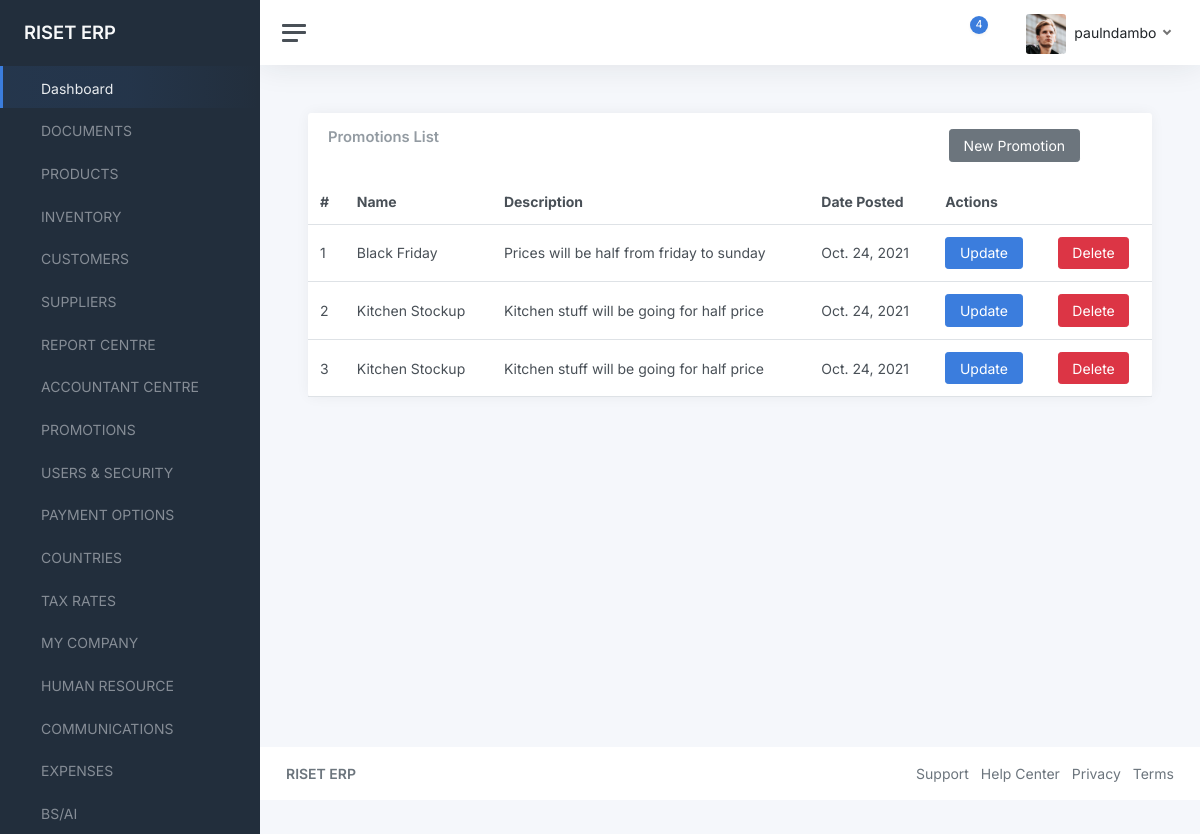
The app's page /promotions/ (signed in) with its own data.
### accounts/models.py (models this page shows, shortened)
class User(AbstractBaseUser, PermissionsMixin):
    email = models.EmailField(_('email address'), unique=True)
    username = models.CharField(_('Username'), max_length=200,unique=True)
    first_name = models.CharField(_('first name'), max_length=30, blank=True)
    last_name = models.CharField(_('last name'), max_length=30, blank=True)
    date_joined = models.DateTimeField(_('date joined'), auto_now_add=True)
    is_active = models.BooleanField(_('active'), default=True)
    is_admin = models.BooleanField(_('is_admin'), default=False)
    objects = UserManager()
    USERNAME_FIELD = 'username'
    REQUIRED_FIELDS = ['email']
    class Meta:
        verbose_name = _('user')
        verbose_name_plural = _('users')

### data/models.py (models this page shows, shortened)
class Promotion(models.Model):
    name = models.CharField(max_length=200)
    description = models.TextField(blank=True, null=True)
    date_posted = models.DateField(default=timezone.now)
    date_updated = models.DateField(auto_now=True)

### data/views.py (the view)
# urls.py: path("promotions/", views.promotions, name="promotions"),
@login_required(login_url='/login')
def promotions(request):
    promotions = Promotion.objects.all()
    context = {
        "promotions": promotions
    }
    return render(request, "data/promotions.html", context)

### data/templates/data/promotions.html
{% extends "component-base.html" %}
{% block content %}
<main class="content">
	<div class="container-fluid p-0">
		<div class="row">
			<div class="col-12 col-lg-12 col-xxl-12 d-flex">
				<div class="card flex-fill">
					<div class="card-header">
						<div class="row">
							<div class="col-9">
								<h5 class="card-title mb-0">Promotions List</h5>
							</div>
							<div class="col-3">
								<a href="{% url 'new-promotion' %}" class="btn btn-secondary">New Promotion</a>
							</div>
						</div>
					</div>
					<table class="table table-hover my-0">
						<thead>
							<tr>
                <th>#</th>
								<th>Name</th>
								<th>Description</th>
                <th>Date Posted</th>
                <th colspan="2">Actions</th>
							</tr>
						</thead>
						<tbody>
{% for promotion in promotions %}
							<tr>
                <td>{{promotion.id}}</td>
								<td>{{promotion.name}}</td>
                <td>{{promotion.description}}</td>
                <td>{{promotion.date_posted}}</td>
								<td>
                  <a href="#" class="btn btn-primary">Update</a>
                </td>
								<td>
                  <a href="#" class="btn btn-danger">Delete</a>
                </td>
							</tr>
{% endfor %}
						</tbody>
					</table>
				</div>
			</div>
		</div>
	</div>
</main>
{% endblock content %}

### templates/component-base.html (shortened to what this page needs)
{% load static %}
<!DOCTYPE html>
<html lang="en">
<head>
	<link href="{% static 'admin/css/app.css' %}" rel="stylesheet">
</head>
<body>
	<div class="wrapper">
		<nav id="sidebar" class="sidebar js-sidebar">
			<div class="sidebar-content js-simplebar">
				<a class="sidebar-brand" href="{% url 'dashboard' %}">
          <span class="align-middle">RISET ERP</span>
        </a>
				<ul class="sidebar-nav">
					<li class="sidebar-item active">
						<a class="sidebar-link" href="{% url 'dashboard' %}">
               <span class="align-middle">Dashboard</span>
            </a>
					</li>
					<li class="sidebar-item">
						<a class="sidebar-link" href="{% url 'documents' %}">
               <span class="align-middle">DOCUMENTS</span>
            </a>
					</li>
					<li class="sidebar-item">
						<a class="sidebar-link" href="{% url 'products' %}">
               <span class="align-middle">PRODUCTS</span>
            </a>
					</li>
					<li class="sidebar-item">
						<a class="sidebar-link" href="#">
               <span class="align-middle">INVENTORY</span>
            </a>
					</li>
					<li class="sidebar-item">
						<a class="sidebar-link" href="{% url 'customers' %}">
               <span class="align-middle">CUSTOMERS</span>
            </a>
					</li>
					<li class="sidebar-item">
						<a class="sidebar-link" href="{% url 'suppliers' %}">
               <span class="align-middle">SUPPLIERS</span>
            </a>
					</li>
					<li class="sidebar-item">
						<a class="sidebar-link" href="{% url 'reports' %}">
               <span class="align-middle">REPORT CENTRE</span>
            </a>
					</li>
					<li class="sidebar-item">
						<a class="sidebar-link" href="{% url 'countries' %}">
               <span class="align-middle">ACCOUNTANT CENTRE</span>
            </a>
					</li>
					<li class="sidebar-item">
						<a class="sidebar-link" href="{% url 'promotions' %}">
               <span class="align-middle">PROMOTIONS</span>
            </a>
					</li>
					<li class="sidebar-item">
						<a class="sidebar-link" href="{% url 'users-list' %}">
               <span class="align-middle">USERS & SECURITY</span>
            </a>
					</li>
					<li class="sidebar-item">
						<a class="sidebar-link" href="{% url 'payment-options' %}">
               <span class="align-middle">PAYMENT OPTIONS</span>
            </a>
					</li>
					<li class="sidebar-item">
						<a class="sidebar-link" href="{% url 'countries' %}">
               <span class="align-middle">COUNTRIES</span>
            </a>
					</li>
					<li class="sidebar-item">
						<a class="sidebar-link" href="{% url 'countries' %}">
               <span class="align-middle">TAX RATES</span>
            </a>
					</li>
					<li class="sidebar-item">
						<a class="sidebar-link" href="{% url 'countries' %}">
               <span class="align-middle">MY COMPANY</span>
            </a>
					</li>
					<li class="sidebar-item">
						<a class="sidebar-link" href="{% url 'countries' %}">
               <span class="align-middle">HUMAN RESOURCE</span>
            </a>
					</li>
					<li class="sidebar-item">
						<a class="sidebar-link" href="{% url 'countries' %}">
               <span class="align-middle">COMMUNICATIONS</span>
            </a>
					</li>
					<li class="sidebar-item">
						<a class="sidebar-link" href="{% url 'expenses' %}">
               <span class="align-middle">EXPENSES</span>
            </a>
					</li>
					<li class="sidebar-item">
						<a class="sidebar-link" href="{% url 'countries' %}">
               <span class="align-middle">BS/AI</span>
            </a>
					</li>
				</ul>
			</div>
		</nav>
		<div class="main">
			<nav class="navbar navbar-expand navbar-light navbar-bg">
				<a class="sidebar-toggle js-sidebar-toggle">
          <i class="hamburger align-self-center"></i>
        </a>
				<div class="navbar-collapse collapse">
					<ul class="navbar-nav navbar-align">
						<li class="nav-item dropdown">
							<a class="nav-icon dropdown-toggle" href="#" id="alertsDropdown" data-bs-toggle="dropdown">
								<div class="position-relative">
									<span class="indicator">4</span>
								</div>
							</a>
						</li>
						<li class="nav-item dropdown">
							<a class="nav-icon dropdown-toggle" href="#" id="messagesDropdown" data-bs-toggle="dropdown">
							</a>
						</li>
						<li class="nav-item dropdown">
							<a class="nav-link dropdown-toggle d-none d-sm-inline-block" href="#" data-bs-toggle="dropdown">
                <img src="{% static 'admin/img/avatars/avatar.jpg' %}" class="avatar img-fluid rounded me-1" alt="Charles Hall" /> <span class="text-dark">{{request.user.username}}</span>
              </a>
						</li>
					</ul>
				</div>
			</nav>
{% block content %}
{% endblock content %}
			<footer class="footer">
				<div class="container-fluid">
					<div class="row text-muted">
						<div class="col-6 text-start">
							<p class="mb-0">
								<a class="text-muted" href="{% url 'home' %}" target="_blank"><strong>RISET ERP</strong></a>
							</p>
						</div>
						<div class="col-6 text-end">
							<ul class="list-inline">
								<li class="list-inline-item">
									<a class="text-muted" href="" target="_blank">Support</a>
								</li>
								<li class="list-inline-item">
									<a class="text-muted" href="" target="_blank">Help Center</a>
								</li>
								<li class="list-inline-item">
									<a class="text-muted" href="" target="_blank">Privacy</a>
								</li>
								<li class="list-inline-item">
									<a class="text-muted" href="" target="_blank">Terms</a>
								</li>
							</ul>
						</div>
					</div>
				</div>
			</footer>
		</div>
	</div>
</body>
</html>

### records on screen
User: user.username "paulndambo"
Promotion: id "1", name "Black Friday", description "Prices will be half from friday to sunday", date_posted "Oct. 24, 2021"
Promotion: id "2", name "Kitchen Stockup", description "Kitchen stuff will be going for half price", date_posted "Oct. 24, 2021"
Promotion: id "3", name "Kitchen Stockup", description "Kitchen stuff will be going for half price", date_posted "Oct. 24, 2021"
